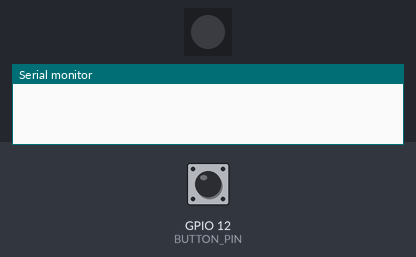
This sketch was run on a simulated ESP8266 (NodeMCU). On the bench: 1 RGB LEDs in strip order, left to right, the last lines printed to the serial monitor. Inputs (shaded band) come from the test bench; at power-on: GPIO 12 (BUTTON_PIN) HIGH. Dim RGB values are drawn brighter than linear; WiFi joins after 1.5 s; servers stay silent unless stated; the Firebase database answers and starts empty.

Above: at 0.1 s.
At 2.8 s:
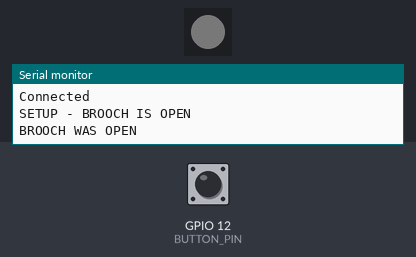
2.9 s: GPIO 12 (BUTTON_PIN) pulled LOW for 2.15 s
At 4.2 s:
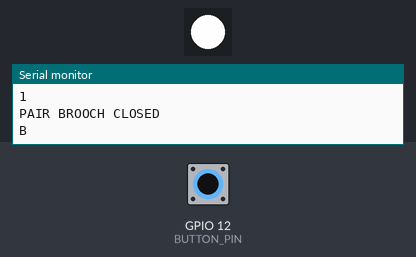
Timing chart, 0 to 20.6 s (numbered marks = the images above; inputs shaded):
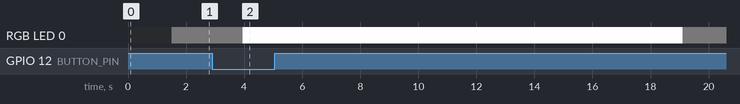

Measured:
- after the input at 2.9 s, RGB LED 0: RGB(2, 2, 2) → RGB(250, 250, 250) after 1.1 s, → RGB(2, 2, 2) 15.2 s later

The sketch:

connected-brooches.ino
```cpp
#include <ESP8266WiFi.h>
#include <WiFiClient.h>
#include <DNSServer.h>
#include <ESP8266WebServer.h>
#include <ESP8266mDNS.h>
#include <ESP8266HTTPClient.h>

#include <ArduinoJson.h>
#include <WiFiManager.h>
//#include <FirebaseArduino.h>

#include <Firebase_ESP_Client.h>

//Provide the token generation process info.
#include "addons/TokenHelper.h"
//Provide the RTDB payload printing info and other helper functions.
#include "addons/RTDBHelper.h"

#include <Adafruit_NeoPixel.h>

#define API_KEY "..."

#define DATABASE_URL "..."

#define USER_EMAIL "..."
#define USER_PASSWORD "..."

#define BROOCH_ID "..."
#define PAIR_BROOCH_ID "..."

#define LED_PIN 14
#define BRIGHTNESS 50
#define BUTTON_PIN 12

Adafruit_NeoPixel strip(1, LED_PIN, NEO_GRBW + NEO_KHZ800);
WiFiManager wifiManager;

FirebaseData fbdo;

FirebaseAuth auth;
FirebaseConfig config;

unsigned long sendDataPrevMillis = 0;

int currentState = 0;

bool sentState = false;

const int BROOCH_OPEN = 1;
const int BROOCH_CLOSED = 2;
const int PAIR_BROOCH_CLOSED = 3;
const int PAIR_BROOCH_OPEN = 4;

void setup() {

   Serial.begin(9600);

   pinMode(BUTTON_PIN, INPUT_PULLUP);

  if(!wifiManager.autoConnect("Connected Brooches")) {
    delay(1000);
    Serial.println("failed to connect and hit timeout");
    ESP.reset();
    delay(1000);
  };

  Serial.println("Connected");


    /* Assign the api key (required) */
  config.api_key = API_KEY;

  /* Assign the user sign in credentials */
  auth.user.email = USER_EMAIL;
  auth.user.password = USER_PASSWORD;

  /* Assign the RTDB URL (required) */
  config.database_url = DATABASE_URL;

  config.database_url = DATABASE_URL;
  config.signer.tokens.legacy_token = "...";

  Firebase.begin(&config, &auth);

  Firebase.reconnectWiFi(true);

  strip.begin();
  turnOffLED();

  if(isBroochBeingWorn()) {
     Serial.println("SETUP - BROOCH IS CLOSED");
    currentState = BROOCH_CLOSED;
    setBroochState(BROOCH_ID, 1);
  } else {
    Serial.println("SETUP - BROOCH IS OPEN");
    currentState = BROOCH_OPEN;
    setBroochState(BROOCH_ID, 0);
  }
}

void loop() {
  if(currentState == BROOCH_OPEN) {
    //Check if pin is closed
    if(isBroochBeingWorn()) {
      Serial.println("BROOCH WAS CLOSED");
      setBroochState(BROOCH_ID, 1);
      currentState = BROOCH_CLOSED;
    } else {
      Serial.println("BROOCH WAS OPEN");
      delay(2000);
    }
  } else if(currentState == BROOCH_CLOSED) {
    Serial.println("BROOCH CLOSED");

    if(!isBroochBeingWorn()) {
      setBroochState(BROOCH_ID, 0);
      currentState = BROOCH_OPEN;
    } else {
      bool pairState = getBroochState(PAIR_BROOCH_ID);
      if(pairState == 1) {
        turnOnLED();
        currentState = PAIR_BROOCH_CLOSED;
      } else {
        currentState = PAIR_BROOCH_OPEN;
      }
    }
  } else if(currentState == PAIR_BROOCH_CLOSED) {
    Serial.println("PAIR BROOCH CLOSED");

    if(!isBroochBeingWorn()) {
      turnOffLED();
      setBroochState(BROOCH_ID, 0);
      currentState = BROOCH_OPEN;
    } else {

    if (Firebase.ready() && (millis() - sendDataPrevMillis > 15000 || sendDataPrevMillis == 0)) {
      Serial.println("A");
      sendDataPrevMillis = millis();
      bool pairState = getBroochState(PAIR_BROOCH_ID);
      Serial.println(pairState);
      if(pairState == 0) {
        Serial.println(pairState);
        turnOffLED();
        currentState = PAIR_BROOCH_OPEN;
      }
    } else {
      Serial.println("B");
      delay(15000);
    }
    }
  } else if(currentState == PAIR_BROOCH_OPEN) {
    Serial.println("PAIR BROOCH OPEN");

    if(!isBroochBeingWorn()) {
      setBroochState(BROOCH_ID, 0);
      currentState = BROOCH_OPEN;
    } else {

      if (Firebase.ready() && (millis() - sendDataPrevMillis > 15000 || sendDataPrevMillis == 0)) {
        sendDataPrevMillis = millis();
        bool pairState = getBroochState(PAIR_BROOCH_ID);
        if(pairState == 1) {
          turnOnLED();
          currentState = PAIR_BROOCH_CLOSED;
        }
      } else {
         delay(15000);
      }
    }
  }

}

int getBroochState(char *broochID) {
  if(!Firebase.ready())
    return -1;

  if(!Firebase.RTDB.getInt(&fbdo, broochID) || fbdo.dataType() != "int")
    return -1;

  return fbdo.intData();
}

bool setBroochState(char *broochID, int state) {
  if(!Firebase.ready())
    return false;

   Firebase.RTDB.setInt(&fbdo, broochID, state);
}


void turnOnLED() {
  strip.setPixelColor(0, strip.Color(125, 125, 125, 125));
 strip.show();
}

void turnOffLED() {
  strip.setPixelColor(0, strip.Color(1, 1, 1, 1));
  strip.show();
}

void checkIfPairIsTurnedOn() {
  if (Firebase.ready() && (millis() - sendDataPrevMillis > 15000 || sendDataPrevMillis == 0)) {
    sendDataPrevMillis = millis();
    bool pairState = getBroochState(PAIR_BROOCH_ID);
    if(currentState == PAIR_BROOCH_CLOSED) {

    } else if (currentState == PAIR_BROOCH_OPEN) {

    }
  }
}

bool isBroochBeingWorn() {
  bool state = digitalRead(BUTTON_PIN);
  return !state;
}
```
